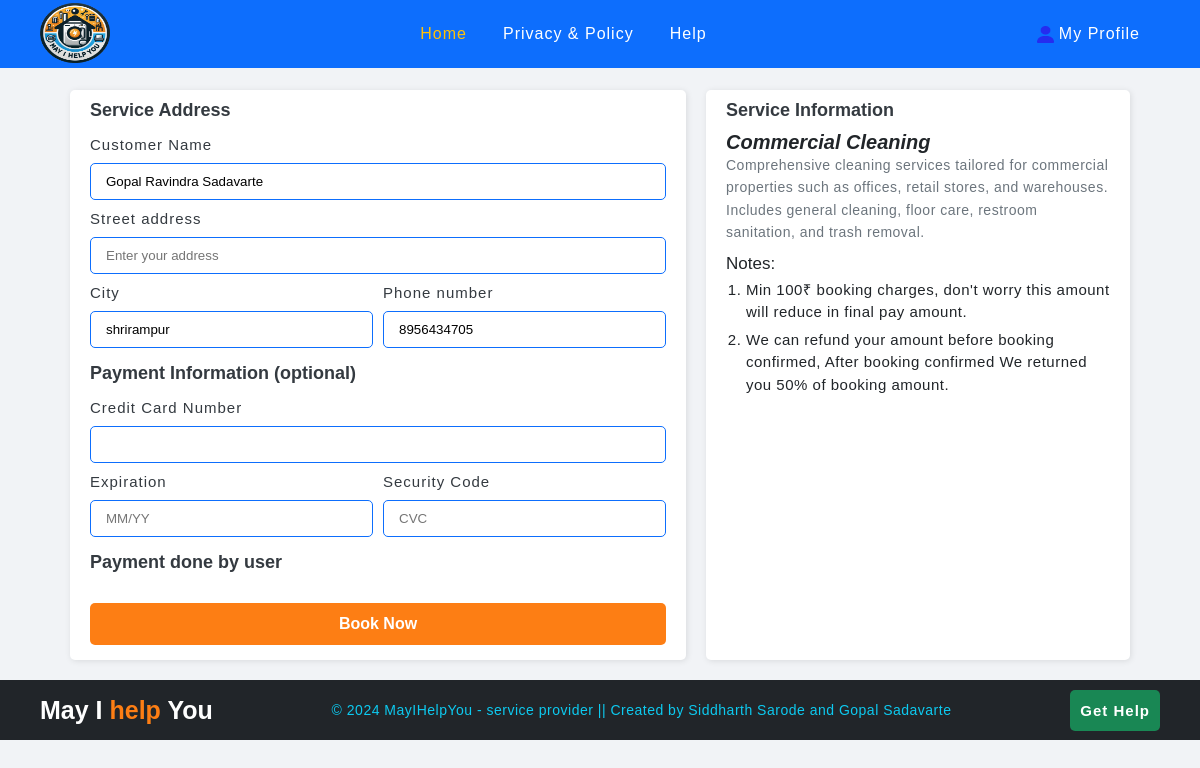
The app's page /_paymentPage.php?sid=22 (signed in) with its own data.
### tables this page shows
CREATE TABLE `user` (
  `user_id` int(11) NOT NULL,
  `user_name` varchar(255) NOT NULL,
  `user_email` varchar(255) NOT NULL,
  `user_password` varchar(255) NOT NULL,
  `user_mobile_no` varchar(10) NOT NULL,
  `user_create_at` timestamp NOT NULL DEFAULT current_timestamp() ON UPDATE current_timestamp(),
  `user_city` varchar(255) DEFAULT NULL
);

CREATE TABLE `services` (
  `service_id` int(11) NOT NULL,
  `service_name` varchar(200) DEFAULT NULL,
  `description` text NOT NULL,
  `price` int(11) NOT NULL,
  `avg_duration` varchar(20) NOT NULL,
  `availability` varchar(50) NOT NULL DEFAULT 'yes',
  `service_create_at` timestamp NULL DEFAULT current_timestamp(),
  `image_path` text NOT NULL,
  `service_cate_id` int(11) DEFAULT NULL,
  `service_admin_id` int(11) DEFAULT NULL
);

### _paymentPage.php (the view, shortened to what this page needs)
<?php
include_once "partials/_dbConnect.php";
if (!isset($_SESSION['userEmail'])) {
    echo '<script>alert("*Please Login first");
    location.href = "_userLogin.php";
    </script>';
} else {
    $user_email = $_SESSION['userEmail'];
    $fetch_user = "SELECT `user_name`, `user_mobile_no`, `user_city` FROM `user` WHERE `user_email` = '$user_email'";
    $res = $conn->query($fetch_user);
    if ($res->num_rows == 1) {
        $user_info = $res->fetch_assoc();
    } else {
        echo "<script>alert('Success')</script>";
    }
}
?>
<!DOCTYPE html>
<html lang="en">
<head>
    <link rel="stylesheet" href="./css/style.css">
    <link rel="stylesheet" href="./css/media.css">
</head>
<body>
    <header class="pad-x user-dash header" id="user-dashboard-header">
        <div class="logo-section">
            <a href="index.php">
                <img src="img/original_logo.png" alt="mayIHelpYou" class="my-logo">
            </a>
        </div>
        <nav class="navbar">
            <ul>
                <li><a href="index.php" class="navbar-link active-link">Home</a></li>
                <li><a href="#" class="navbar-link">Privacy & Policy</a></li>
                <li><a href="#" class="navbar-link">Help</a></li>
            </ul>
        </nav>
        <div class="login-section">
            <a href="_userDashboard.php" class="link button account">
                <img src="img/icons/user.png" class="user-icon" alt="">
                <span>My Profile</span>
            </a>
        </div>
    </header>
    <div class="container" id="payment">
        <div class="grid-container">
            <div class="payment-section">
                <div class="payment-form">
                    <form id="orderForm" autocomplete="off">
                        <h2>Service Address</h2>
                        <div class="form-element">
                            <label class="form-label" for="customerName">Customer Name</label>
                            <input class="form-input" type="text" name="customerName" id="customerName" placeholder="Enter your address"
                            value="<?php echo $user_info['user_name']; ?>"required />
                        </div>
                        <div class="form-element">
                            <label class="form-label" for="addr">Street address</label>
                            <input class="form-input" type="text" name="addr" id="addr" placeholder="Enter your address"
                                required />
                        </div>
                        <div class="form-input-group">
                            <div class="form-element">
                                <label class="form-label" for="city">City</label>
                                <input class="form-input" type="text" name="city" id="city"
                                    value="<?php echo $user_info['user_city']; ?>" required />
                            </div>
                            <div class="form-element">
                                <label class="form-label" for="phone">Phone number</label>
                                <input class="form-input" type="number" name="phone" id="phone"
                                    value="<?php echo $user_info['user_mobile_no']; ?>" required />
                            </div>
                        </div>
                        <h2>Payment Information (optional)</h2>
                        <div class="form-element">
                            <label class="form-label" for="card_num">Credit Card Number</label>
                            <input class="form-input" type="text" name="card_num" id="card_num"/>
                        </div>
                        <div class="form-input-group">
                            <div class="form-element">
                                <label class="form-label" for="card_exp">Expiration</label>
                                <input class="form-input" type="text" name="card_exp" id="card_exp"
                                    placeholder="MM/YY" />
                            </div>
                            <div class="form-element">
                                <label class="form-label" for="card_code">Security Code</label>
                                <input class="form-input" type="text" name="card_code" id="card_code" placeholder="CVC" />
                            </div>
                        </div>
                        <h2>Payment done by user</h2>
                        <div class="form-element">
                            <button class="form-input button submit-btn" name="booking" id="booking-btn">Book Now</button>
                        </div>
                    </form>
                </div>
            </div>
            <?php
            if (isset($_GET['sid'])) {
                $sid = $_GET['sid'];
                $fetch_service = "SELECT `service_name`, `description` FROM `services` WHERE `service_id` = $sid";
                $ser_result = $conn->query($fetch_service);
                    if ($ser_result->num_rows == 1) {
                        $ser_row = $ser_result->fetch_assoc();
                    } else {
                        echo "<script>alert('Error - Service cannot fetch');</script>";
                    }
            }
            ?>
            <div class="aside">
                <div class="price-details">
                    <h2>Service Information</h2>
                    <h1 class="service-name"><?php if (isset($_GET['sid'])) echo $ser_row['service_name'];?></h1>
                    <p style="font-size: 1.4rem;color: var(--text);line-height: 1.6;">
                        <?php if (isset($_GET['sid']))echo $ser_row['description'];?></p>
                    <div class="notes">
                        <h3 class="note">Notes:</h3>
                        <ul>
                            <li>
                                Min 100₹ booking charges, don't worry this amount will reduce in final pay amount.
                            </li>
                            <li>
                                We can refund your amount before booking confirmed, After booking confirmed We returned
                                you
                                50% of booking amount.
                            </li>
                        </ul>
                    </div>
                </div>
            </div>
        </div>
    </div>
    <?php include_once "_footer.php";?>
</body>
</html>

### css/media.css (style rules this page uses)
.container { width: 100%; padding-right: 5rem; padding-left: 5rem; margin-right: auto; margin-left: auto; }
@media (min-width: 576px) { .container { max-width: 730px; } }
@media (min-width: 768px) { .container { max-width: 820px; } }
@media (min-width: 992px) { .container { max-width: 960px; } }
@media (min-width: 1200px) { .container { max-width: 1140px; } }

### records on screen
user: customerName "Gopal Ravindra Sadavarte", city "shrirampur", phone "8956434705"
services: service_name "Commercial Cleaning", description "Comprehensive cleaning services tailored for commercial properties such as offices, retail stores, and warehouses. Includes general cleaning, floor care, restroom sanitation, and trash removal."
